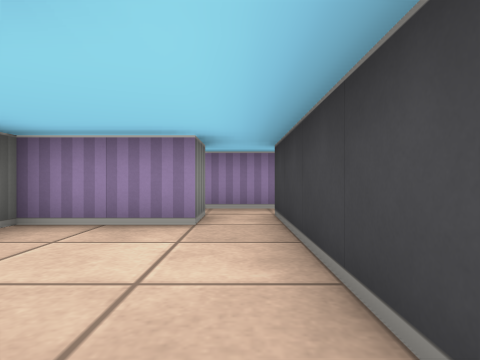
View 1 (above)

12 first-person views from a walk through a cub3D maze. The camera is about half as high as the walls, looks level and sees 75° across. The floor is counted in squares. Each view is taken from the middle of a square. On the plan, view 1 faces up. The plan holds only what a view shows up to about 9 squares ahead; the rest is blank.

View 2
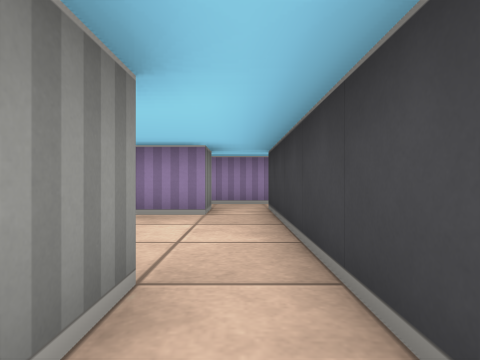

View 3
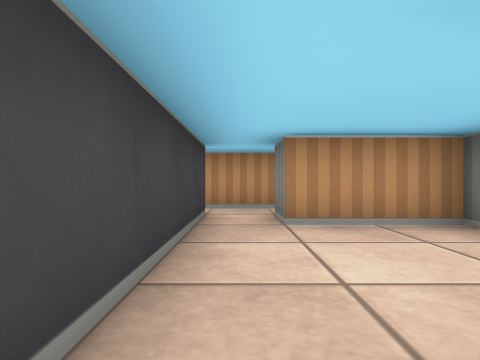

View 4
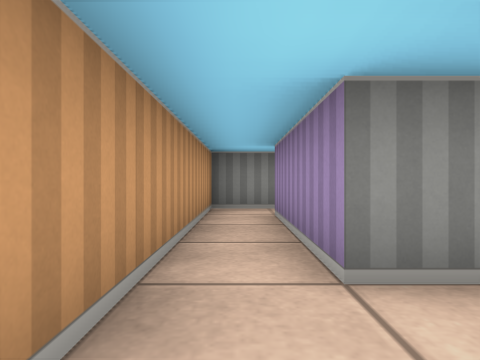

View 5
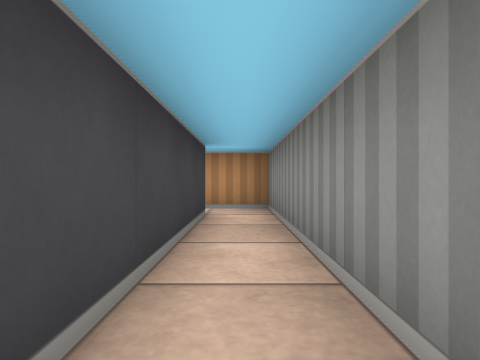

View 6
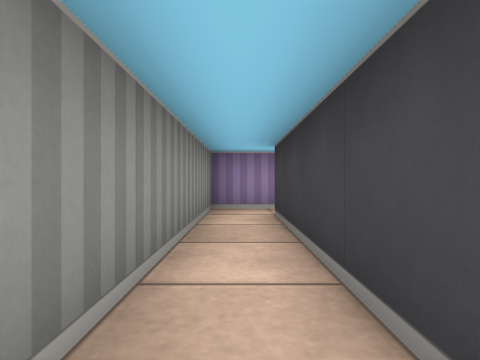

View 7
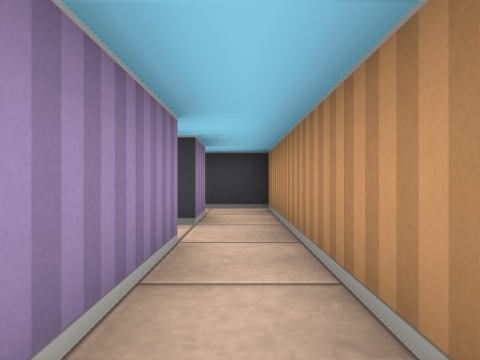

View 8
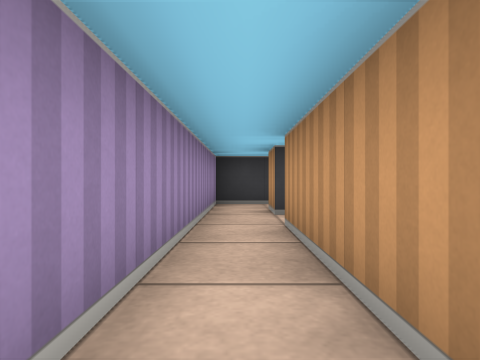

View 9
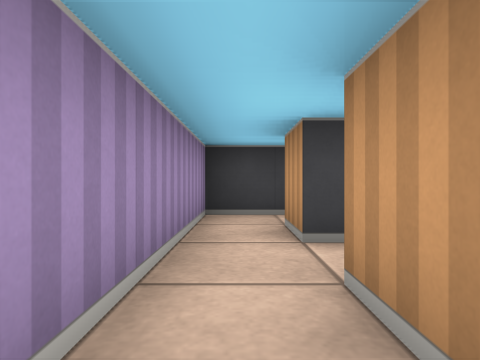

View 10
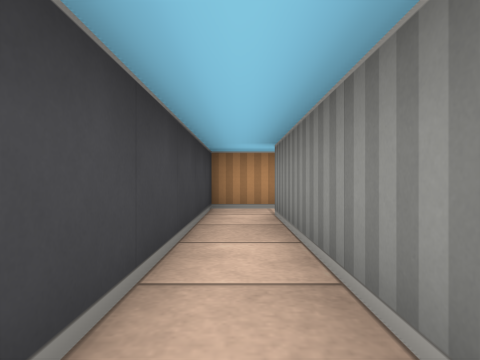

View 11
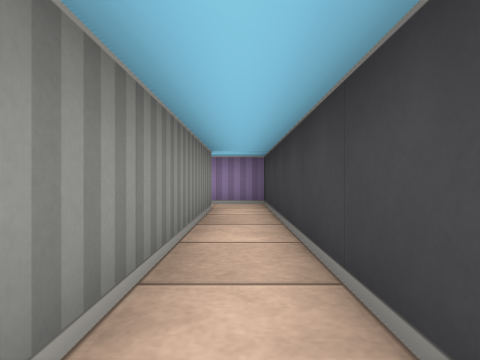

View 12
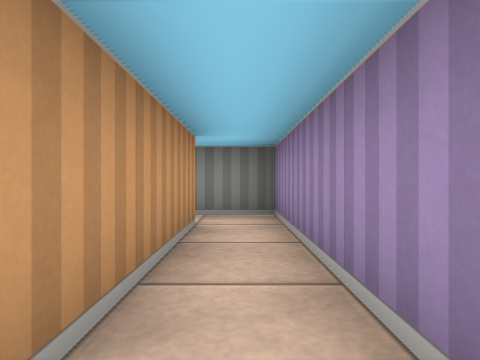

### Floor plan
Points are (right, up) in squares from view 1. A wall is a line through its corners. A room is listed if a view was taken in it or the views show most of it. See-through windows are left out.
Room 1 (view 1)
walls: (-0.5, 3.5) (-2.5, 3.5); (-2.6, 0.5) (-0.5, 0.5) (-0.5, -0.5); (0.5, -0.5) (0.5, 3.5)
ways out: opening at (0, 0) to room 2; opening at (0, 4) to room 3
Room 2 (views 2, 7)
walls: (-0.5, -0.5) (-3.5, -0.5); (-4.5, -0.5) (-4.5, -1.5) (0.5, -1.5)
ways out: opening at (0, 0) to room 1; opening at (-4, 0) to room 3; opening at (1, -1) to room 4
Room 3 (views 3, 5, 6, 8, 9, 12)
walls: (-3.5, -0.5) (-3.5, 4.5) (-0.5, 4.5) (-0.5, 3.5); (0.5, 3.5) (0.5, 4.5); (0.5, 5.5) (-4.5, 5.5) (-4.5, -0.5)
ways out: opening at (0, 4) to room 1; opening at (-4, 0) to room 2; opening at (1, 5) to room 4
Room 4 (views 4, 10, 11)
walls: (0.5, 4.5) (1.5, 4.5) (1.5, -0.5) (0.5, -0.5); (0.5, -1.5) (2.5, -1.5) (2.5, 5.5) (0.5, 5.5)
ways out: opening at (1, -1) to room 2; opening at (1, 5) to room 3

Positions as (right, up) in squares from view 1, and headings:
1: (0, 0), facing up
2: (0, -1), facing up
3: (0, 4), facing down
4: (1, -1), facing left
5: (-4, 4), facing down
6: (-4, 0), facing up
7: (-3, -1), facing right
8: (-4, 5), facing right
9: (-2, 5), facing right
10: (2, 4), facing down
11: (2, -1), facing up
12: (0, 5), facing left
